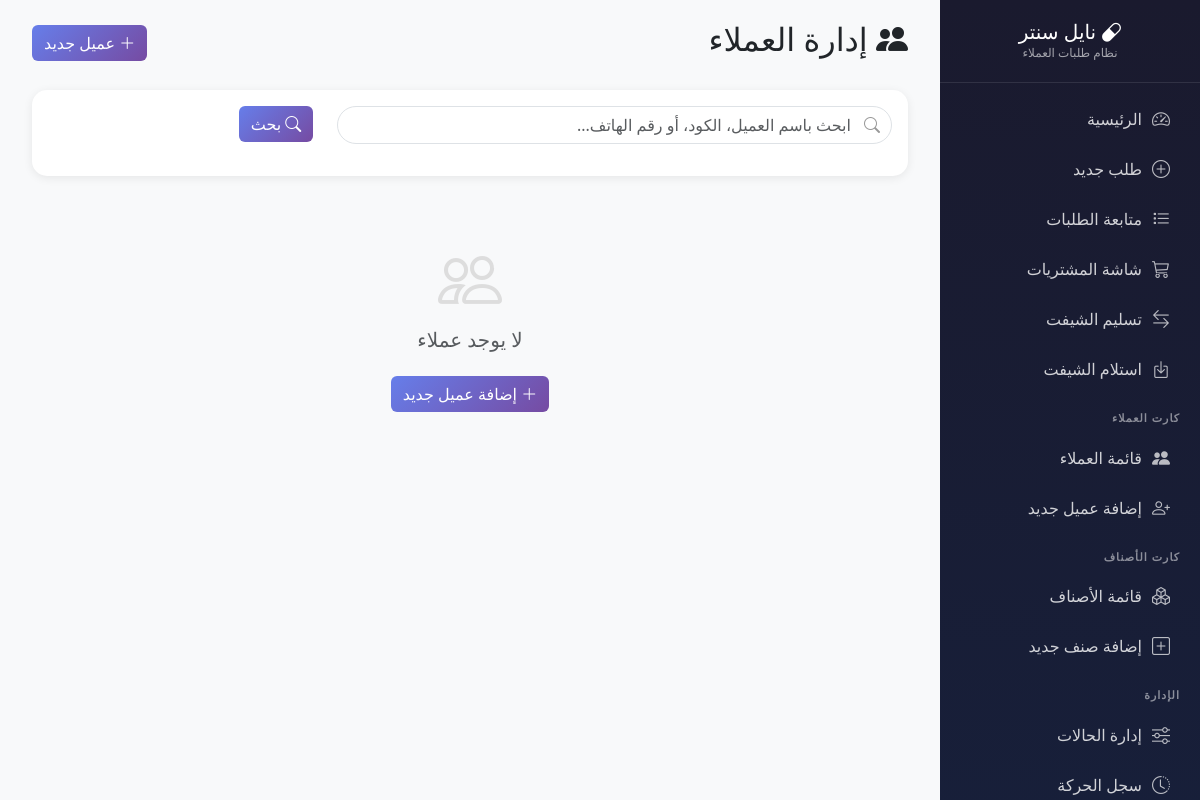
The app's page /modules/customers/index.php (signed in), older data.
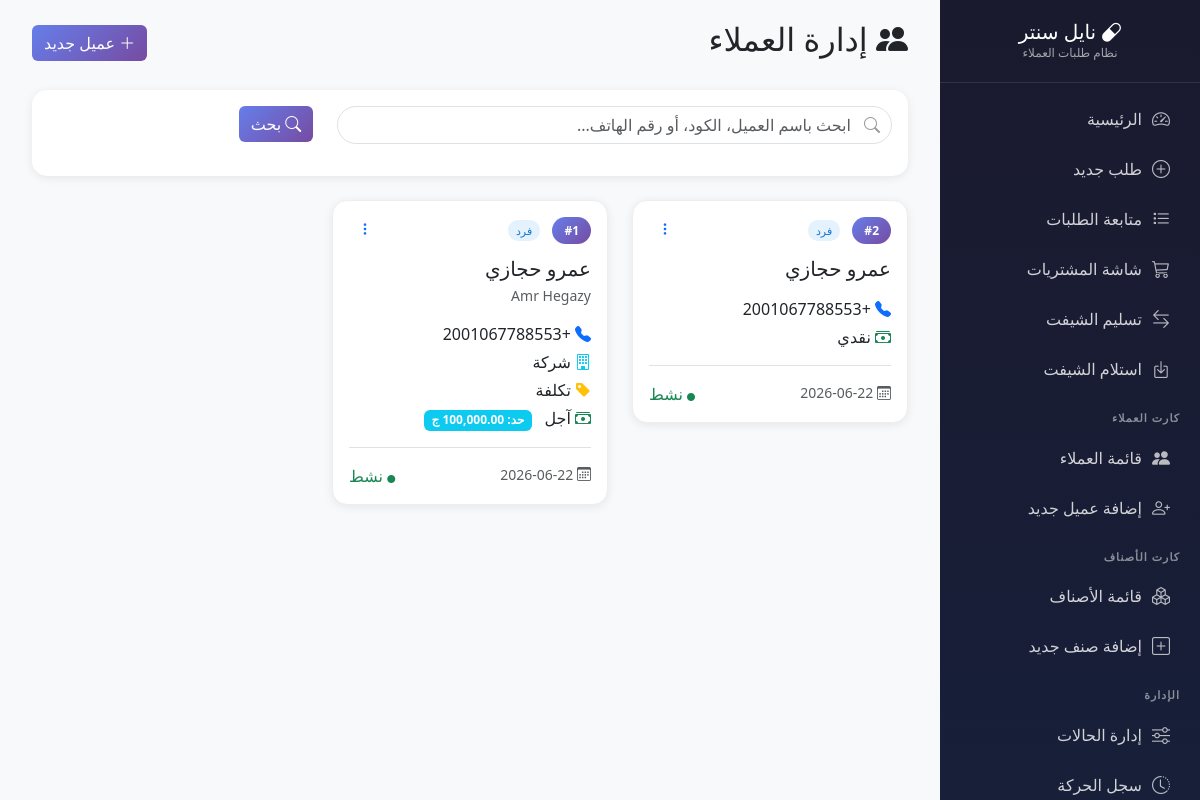
The same page, newer data.
### tables this page shows
CREATE TABLE `customers` (
  `id` int(11) NOT NULL,
  `customer_code` varchar(20) DEFAULT NULL,
  `customer_name` varchar(100) NOT NULL,
  `customer_name_en` varchar(100) DEFAULT NULL,
  `customer_type` enum('individual','company') DEFAULT 'individual',
  `customer_class_id` int(11) DEFAULT NULL,
  `local_margin` decimal(5,2) DEFAULT 0.00,
  `imported_margin` decimal(5,2) DEFAULT 0.00,
  `local_discount` decimal(5,2) DEFAULT 0.00,
  `imported_discount` decimal(5,2) DEFAULT 0.00,
  `payment_type` enum('cash','credit') DEFAULT 'cash',
  `credit_limit` decimal(12,2) DEFAULT 0.00,
  `credit_password` varchar(255) DEFAULT NULL,
  `branch_id` int(11) DEFAULT NULL,
  `phone` varchar(20) DEFAULT NULL,
  `phone2` varchar(20) DEFAULT NULL,
  `email` varchar(100) DEFAULT NULL,
  `address` text DEFAULT NULL,
  `branch_code` varchar(20) DEFAULT NULL,
  `notes` text DEFAULT NULL,
  `is_active` tinyint(1) DEFAULT 1,
  `created_at` timestamp NOT NULL DEFAULT current_timestamp(),
  `updated_at` timestamp NOT NULL DEFAULT current_timestamp() ON UPDATE current_timestamp(),
  `source` enum('estock','manual') DEFAULT 'manual',
  `estock_id` decimal(18,0) DEFAULT NULL,
  `manual_code` varchar(50) DEFAULT NULL
);

CREATE TABLE `branches` (
  `id` int(11) NOT NULL,
  `branch_code` varchar(20) NOT NULL,
  `branch_name` varchar(100) NOT NULL,
  `address` varchar(200) DEFAULT NULL,
  `phone` varchar(20) DEFAULT NULL,
  `is_active` tinyint(1) DEFAULT 1,
  `created_at` timestamp NOT NULL DEFAULT current_timestamp()
);

CREATE TABLE `customer_classes` (
  `id` int(11) NOT NULL,
  `class_code` varchar(50) DEFAULT NULL,
  `class_name_ar` varchar(50) NOT NULL,
  `class_name_en` varchar(50) DEFAULT NULL,
  `class_type` enum('wholesale','retail','cost') DEFAULT 'retail',
  `local_margin` decimal(5,2) DEFAULT 0.00,
  `imported_margin` decimal(5,2) DEFAULT 0.00,
  `local_discount` decimal(5,2) DEFAULT 0.00,
  `imported_discount` decimal(5,2) DEFAULT 0.00,
  `is_active` tinyint(1) DEFAULT 1,
  `source` enum('estock','manual') DEFAULT 'estock',
  `estock_id` decimal(18,0) DEFAULT NULL,
  `created_at` timestamp NOT NULL DEFAULT current_timestamp()
);

### core/config.php (called while the page is built, shortened)
<?php
function isLoggedIn() {
    return isset($_SESSION['user_id']) && !empty($_SESSION['user_id']);
}
function isAdmin() {
    return isLoggedIn() && $_SESSION['user_role'] === 'admin';
}

### modules/customers/index.php (the view, shortened to what this page needs)
<?php
require_once __DIR__ . '/../../core/config.php';
$db = getDB();
$page_title = 'إدارة العملاء';
$page = max(1, intval($_GET['page'] ?? 1));
$per_page = 20;
$offset = ($page - 1) * $per_page;
$search = trim($_GET['search'] ?? '');
$where = "WHERE c.is_active = 1";
$params = [];
$sql = "SELECT
    c.*,
    b.branch_name,
    cc.class_name_ar,
    cc.class_type,
    (SELECT CONCAT(cp.country_code, cp.phone_number) FROM customer_phones cp WHERE cp.customer_id = c.id AND cp.is_primary = 1 LIMIT 1) as primary_phone,
    (SELECT ca.address_type FROM customer_addresses ca WHERE ca.customer_id = c.id AND ca.is_primary = 1 LIMIT 1) as primary_address_type
FROM customers c
LEFT JOIN branches b ON c.branch_id = b.id
LEFT JOIN customer_classes cc ON c.customer_class_id = cc.id
{$where}
GROUP BY c.id
ORDER BY c.id DESC
LIMIT {$per_page} OFFSET {$offset}";
$stmt = $db->prepare($sql);
$stmt->execute($params);
$customers = $stmt->fetchAll();
require_once __DIR__ . '/../../includes/sidebar.php';
?>
<!DOCTYPE html>
<html lang="ar" dir="rtl">
<head>
    <link href="https://cdn.jsdelivr.net/npm/bootstrap@5.3.2/dist/css/bootstrap.rtl.min.css" rel="stylesheet">
    <link href="https://cdn.jsdelivr.net/npm/bootstrap-icons@1.11.1/font/bootstrap-icons.css" rel="stylesheet">
</head>
<body>
    <div class="main-content">
        <div class="container-fluid">
            <div class="d-flex justify-content-between align-items-center mb-4">
                <h2><i class="bi bi-people-fill"></i> <?= $page_title ?></h2>
                <a href="create.php" class="btn btn-primary">
                    <i class="bi bi-plus-lg"></i> عميل جديد
                </a>
            </div>
            <div class="card mb-4">
                <div class="card-body">
                    <form method="GET" action="">
                        <div class="row">
                            <div class="col-md-8">
                                <div class="search-box">
                                    <i class="bi bi-search"></i>
                                    <input type="text" name="search" class="form-control" placeholder="ابحث باسم العميل، الكود، أو رقم الهاتف..." value="<?= htmlspecialchars($search) ?>">
                                </div>
                            </div>
                            <div class="col-md-4">
                                <button type="submit" class="btn btn-primary">
                                    <i class="bi bi-search"></i> بحث
                                </button>
                            </div>
                        </div>
                    </form>
                </div>
            </div>
            <div class="row">
                <?php foreach ($customers as $customer): ?>
                <div class="col-md-6 col-lg-4 mb-4">
                    <div class="card customer-card">
                        <div class="card-body">
                            <div class="d-flex justify-content-between align-items-start mb-3">
                                <div>
                                    <span class="customer-code">#<?= htmlspecialchars($customer['customer_code'] ?? $customer['id']) ?></span>
                                    <span class="customer-type-badge <?= $customer['customer_type'] == 'company' ? 'type-company' : 'type-individual' ?> ms-2">
                                        <?= $customer['customer_type'] == 'company' ? 'شركة' : 'فرد' ?>
                                    </span>
                                </div>
                                <div class="dropdown">
                                    <button class="btn btn-sm btn-link" data-bs-toggle="dropdown">
                                        <i class="bi bi-three-dots-vertical"></i>
                                    </button>
                                </div>
                            </div>
                            <h5 class="card-title mb-1"><?= htmlspecialchars($customer['customer_name']) ?></h5>
                            <?php if (!empty($customer['customer_name_en'])): ?>
                                <small class="text-muted"><?= htmlspecialchars($customer['customer_name_en']) ?></small>
                            <?php endif; ?>
                            <div class="mt-3">
                                <?php if (!empty($customer['primary_phone'])): ?>
                                    <div class="mb-1">
                                        <i class="bi bi-telephone-fill text-primary"></i>
                                        <span class="me-2"><?= htmlspecialchars($customer['primary_phone']) ?></span>
                                    </div>
                                <?php endif; ?>
                                <?php if (!empty($customer['branch_name'])): ?>
                                    <div class="mb-1">
                                        <i class="bi bi-building text-info"></i>
                                        <span class="me-2"><?= htmlspecialchars($customer['branch_name']) ?></span>
                                    </div>
                                <?php endif; ?>
                                <?php if (!empty($customer['class_name_ar'])): ?>
                                    <div class="mb-1">
                                        <i class="bi bi-tag-fill text-warning"></i>
                                        <span class="me-2"><?= htmlspecialchars($customer['class_name_ar']) ?></span>
                                    </div>
                                <?php endif; ?>
                                <div class="mb-1">
                                    <i class="bi bi-cash-stack text-success"></i>
                                    <span class="me-2"><?= $customer['payment_type'] == 'credit' ? 'آجل' : 'نقدي' ?></span>
                                    <?php if ($customer['payment_type'] == 'credit' && $customer['credit_limit'] > 0): ?>
                                        <span class="badge bg-info">حد: <?= number_format($customer['credit_limit'], 2) ?> ج</span>
                                    <?php endif; ?>
                                </div>
                            </div>
                            <div class="mt-3 pt-3 border-top d-flex justify-content-between">
                                <small class="text-muted">
                                    <i class="bi bi-calendar3"></i>
                                    <?= date('Y-m-d', strtotime($customer['created_at'])) ?>
                                </small>
                                <span class="<?= $customer['is_active'] ? 'status-active' : 'status-inactive' ?>">
                                    <i class="bi bi-circle-fill" style="font-size: 8px;"></i>
                                    <?= $customer['is_active'] ? 'نشط' : 'موقوف' ?>
                                </span>
                            </div>
                        </div>
                    </div>
                </div>
                <?php endforeach; ?>
                <?php if (empty($customers)): ?>
                <div class="col-12 text-center py-5">
                    <i class="bi bi-people" style="font-size: 64px; color: #ddd;"></i>
                    <h5 class="mt-3 text-muted">لا يوجد عملاء</h5>
                    <a href="create.php" class="btn btn-primary mt-3">
                        <i class="bi bi-plus-lg"></i> إضافة عميل جديد
                    </a>
                </div>
                <?php endif; ?>
            </div>
        </div>
    </div>
</body>
</html>

### includes/sidebar.php (shortened to what this page needs)
<?php
$current_page = basename($_SERVER['PHP_SELF']);
$current_dir = basename(dirname($_SERVER['PHP_SELF']));
$current_module = basename(dirname(dirname($_SERVER['PHP_SELF'])));
if ($current_dir === 'admin') {
    $modules_path = '../modules/customer-requests/';
    $products_path = '../modules/products/';
    $customers_path = '../modules/customers/';
    $admin_path = '';
    $root_path = '../';
} elseif ($current_module === 'products') {
    $modules_path = '../customer-requests/';
    $products_path = '';
    $customers_path = '../customers/';
    $admin_path = '../../admin/';
    $root_path = '../../';
} elseif ($current_module === 'customers') {
    $modules_path = '../customer-requests/';
    $products_path = '../products/';
    $customers_path = '';
    $admin_path = '../../admin/';
    $root_path = '../../';
} else {
    $modules_path = '';
    $products_path = '../products/';
    $customers_path = '../customers/';
}
?>
<div class="sidebar">
    <div class="sidebar-brand">
        <h4><i class="bi bi-capsule"></i> نايل سنتر</h4>
        <small>نظام طلبات العملاء</small>
    </div>
    <div class="nav-menu">
        <div class="nav-item">
            <a href="<?= $modules_path ?>index.php" class="nav-link <?= $current_page === 'index.php' && $current_module === 'customer-requests' ? 'active' : '' ?>">
                <i class="bi bi-speedometer2"></i> الرئيسية
            </a>
        </div>
        <div class="nav-item">
            <a href="<?= $modules_path ?>new-order.php" class="nav-link <?= $current_page === 'new-order.php' ? 'active' : '' ?>">
                <i class="bi bi-plus-circle"></i> طلب جديد
            </a>
        </div>
        <div class="nav-item">
            <a href="<?= $modules_path ?>orders.php" class="nav-link <?= $current_page === 'orders.php' ? 'active' : '' ?>">
                <i class="bi bi-list-task"></i> متابعة الطلبات
            </a>
        </div>
        <div class="nav-item">
            <a href="<?= $modules_path ?>purchases.php" class="nav-link <?= $current_page === 'purchases.php' ? 'active' : '' ?>">
                <i class="bi bi-cart3"></i> شاشة المشتريات
            </a>
        </div>
        <div class="nav-item">
            <a href="<?= $modules_path ?>shift-handover.php" class="nav-link <?= $current_page === 'shift-handover.php' ? 'active' : '' ?>">
                <i class="bi bi-arrow-left-right"></i> تسليم الشيفت
            </a>
        </div>
        <div class="nav-item">
            <a href="<?= $modules_path ?>shift-receive.php" class="nav-link <?= $current_page === 'shift-receive.php' ? 'active' : '' ?>">
                <i class="bi bi-box-arrow-in-down"></i> استلام الشيفت
            </a>
        </div>
        <div class="sidebar-heading">كارت العملاء</div>
        <div class="nav-item">
            <a href="<?= $customers_path ?>index.php" class="nav-link <?= $current_module === 'customers' && $current_page === 'index.php' ? 'active' : '' ?>">
                <i class="bi bi-people-fill"></i> قائمة العملاء
            </a>
        </div>
        <div class="nav-item">
            <a href="<?= $customers_path ?>create.php" class="nav-link <?= $current_module === 'customers' && $current_page === 'create.php' ? 'active' : '' ?>">
                <i class="bi bi-person-plus"></i> إضافة عميل جديد
            </a>
        </div>
        <div class="sidebar-heading">كارت الأصناف</div>
        <div class="nav-item">
            <a href="<?= $products_path ?>index.php" class="nav-link <?= $current_module === 'products' && $current_page === 'index.php' ? 'active' : '' ?>">
                <i class="bi bi-boxes"></i> قائمة الأصناف
            </a>
        </div>
        <div class="nav-item">
            <a href="<?= $products_path ?>create.php" class="nav-link <?= $current_module === 'products' && $current_page === 'create.php' ? 'active' : '' ?>">
                <i class="bi bi-plus-square"></i> إضافة صنف جديد
            </a>
        </div>
        <?php if (isAdmin()): ?>
        <div class="sidebar-heading">الإدارة</div>
        <div class="nav-item">
            <a href="<?= $modules_path ?>status-manager.php" class="nav-link <?= $current_page === 'status-manager.php' ? 'active' : '' ?>">
                <i class="bi bi-sliders"></i> إدارة الحالات
            </a>
        </div>
        <div class="nav-item">
            <a href="<?= $modules_path ?>activity-log.php" class="nav-link <?= $current_page === 'activity-log.php' ? 'active' : '' ?>">
                <i class="bi bi-clock-history"></i> سجل الحركة
            </a>
        </div>
        <?php endif; ?>
    </div>
</div>

### modules/customers/index.php (style rules this page uses)
:root { --primary: #667eea; --secondary: #764ba2; --success: #198754; --warning: #ffc107; --danger: #dc3545; }
body { background: #f8f9fa; font-family: 'Segoe UI', Tahoma, Geneva, Verdana, sans-serif; }
.sidebar { background: linear-gradient(180deg, #1a1a2e 0%, #16213e 100%); min-height: 100vh; position: fixed; right: 0; top: 0; width: 260px; z-index: 1000; color: #fff; }
.sidebar .nav-link { color: rgba(255,255,255,0.8); padding: 12px 20px; display: flex; align-items: center; transition: all 0.3s; border-radius: 8px; margin: 2px 10px; text-decoration: none; }
.sidebar .nav-link i { margin-left: 10px; font-size: 18px; color: rgba(255,255,255,0.7); }
.sidebar-brand { padding: 20px; text-align: center; border-bottom: 1px solid rgba(255,255,255,0.1); color: #fff; }
.sidebar-brand h4 { margin: 0; font-size: 20px; }
.sidebar-brand small { color: rgba(255,255,255,0.6); font-size: 12px; }
.sidebar-heading { color: rgba(255,255,255,0.5); font-size: 11px; text-transform: uppercase; letter-spacing: 1px; padding: 15px 20px 5px; font-weight: 600; }
.nav-menu { padding: 10px 0; }
.main-content { margin-right: 260px; padding: 20px; }
.card { border: none; border-radius: 15px; box-shadow: 0 2px 10px rgba(0,0,0,0.08); }
.btn-primary { background: linear-gradient(135deg, var(--primary) 0%, var(--secondary) 100%); border: none; }
.customer-card { transition: all 0.3s; border: 1px solid #eee; }
.customer-code { background: linear-gradient(135deg, var(--primary), var(--secondary)); color: white; padding: 5px 12px; border-radius: 20px; font-size: 12px; font-weight: bold; }
.customer-type-badge { font-size: 11px; padding: 3px 8px; border-radius: 10px; }
.type-individual { background: #e3f2fd; color: #1976d2; }
.status-active { color: var(--success); }
.search-box { position: relative; }
.search-box i { position: absolute; right: 12px; top: 50%; transform: translateY(-50%); color: #999; }
.search-box input { padding-right: 40px; border-radius: 25px; }

Row changes from the older to the newer data that the page shows:
added customers: customer_code "2", customer_type "فرد", customer_name "عمرو حجازي", primary_phone "+2001067788553", payment_type "نقدي", created_at "2026-06-22", is_active "نشط"
added customers: customer_code "1", customer_type "فرد", customer_name "عمرو حجازي", customer_name_en "Amr Hegazy", primary_phone "+2001067788553", branch.branch_name "شركة", customer_class.class_name_ar "تكلفة", payment_type "آجل", credit_limit "100,000.00", created_at "2026-06-22", is_active "نشط"
Text that changed along with them:
text no longer shown: "لا يوجد عملاء إضافة عميل جديد"
